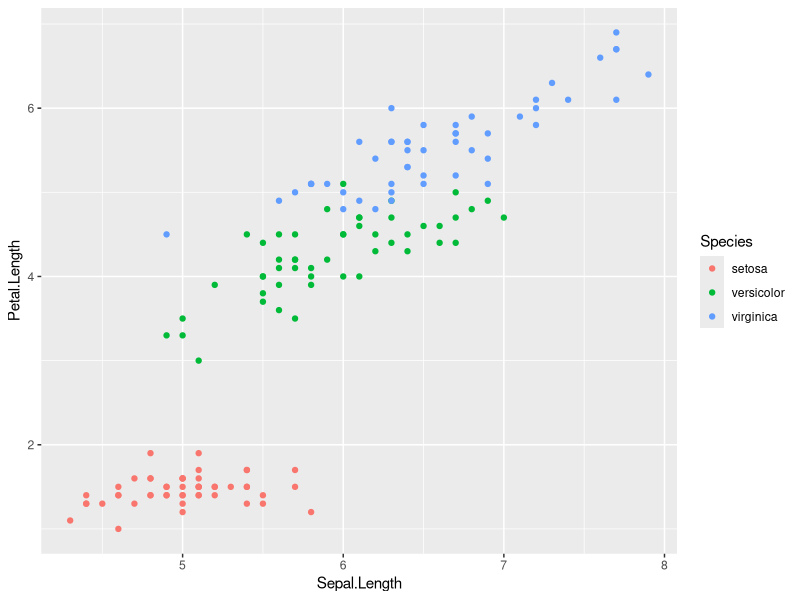
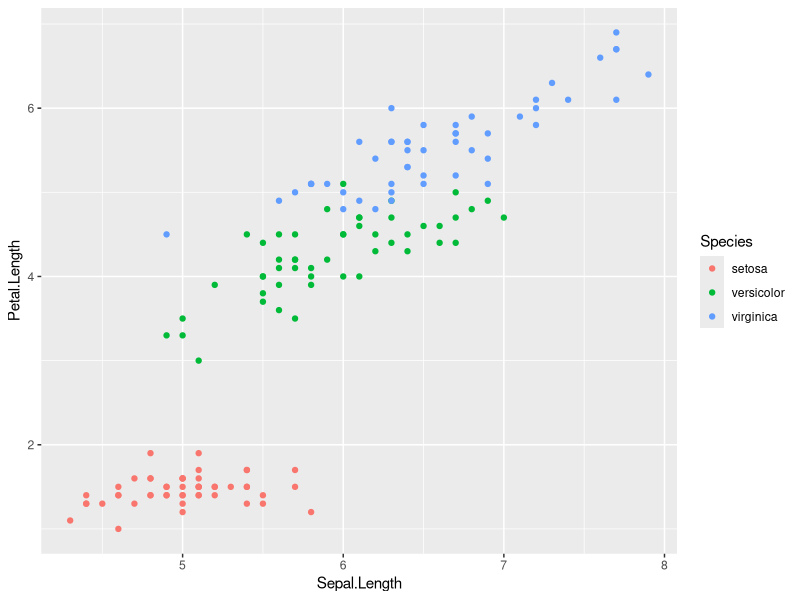
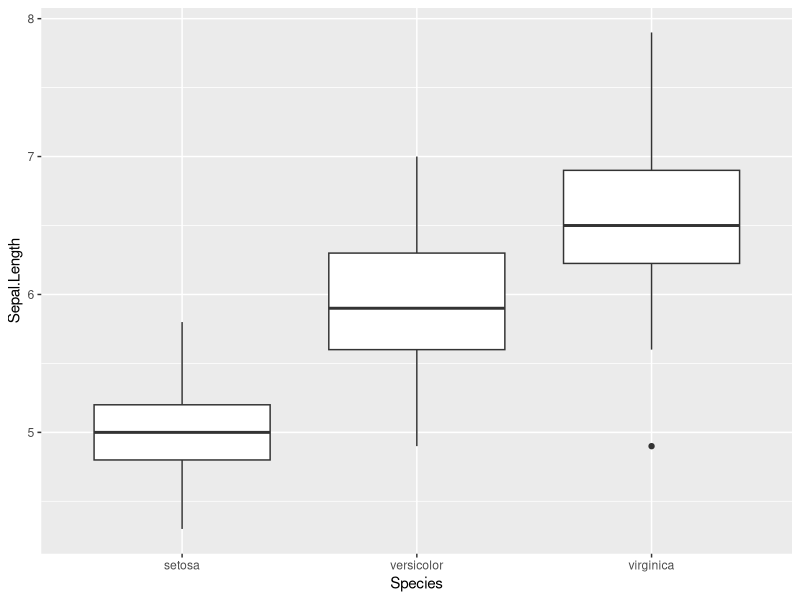
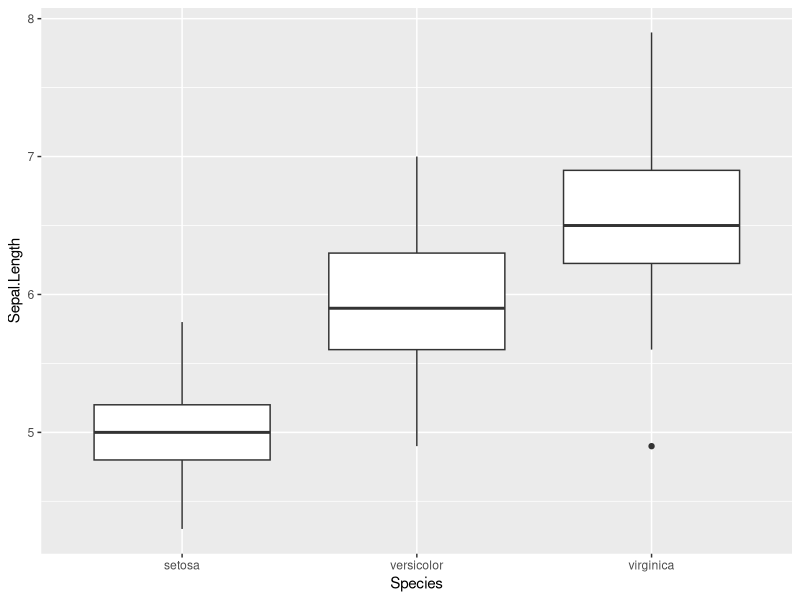
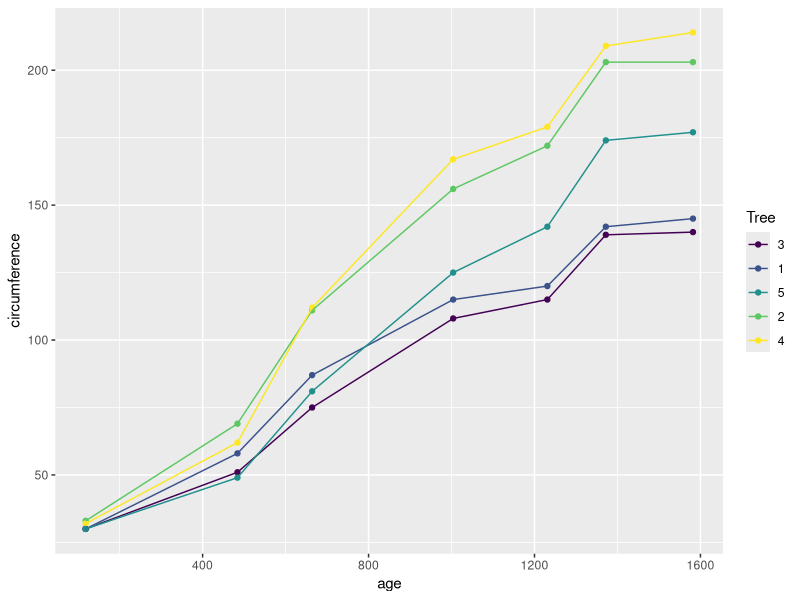
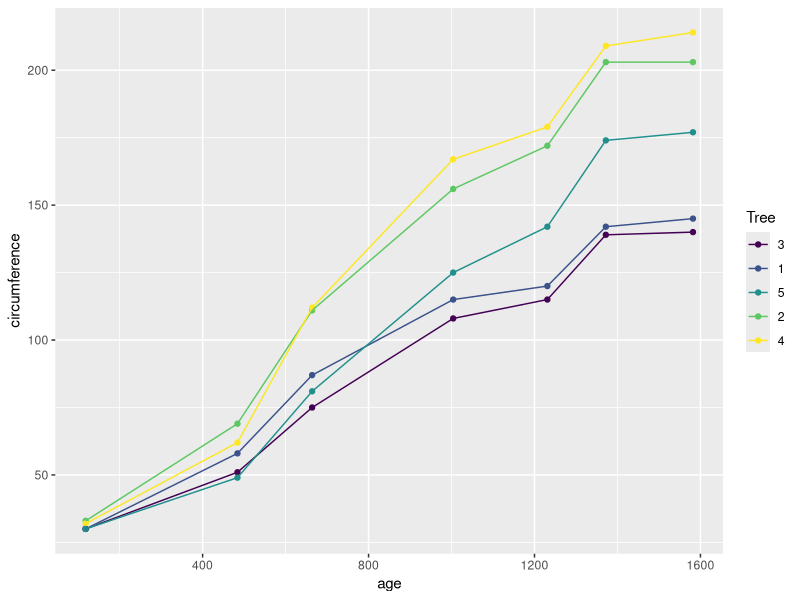
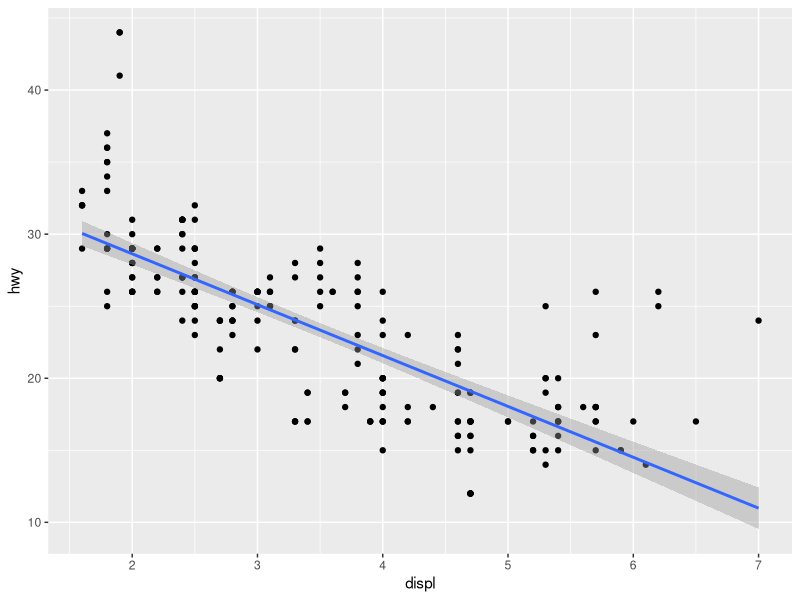
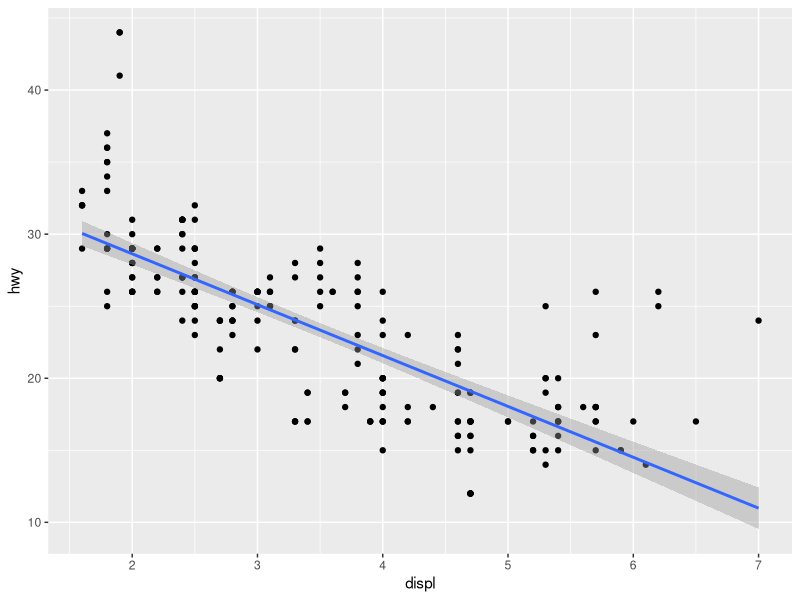

Generate these figures, in order, with R:
## ---- chunk 1
options(width=110)
library(knitr)
opts_chunk$set(comment=NA)
## ---- chunk 2
library(ggplot2)
qplot(Sepal.Length, Petal.Length, data=iris, color=Species)
ggplot(iris, aes(Sepal.Length, Petal.Length, color=Species)) +
    geom_point()
## ---- chunk 3
qplot(Species, Sepal.Length, data=iris, geom="boxplot")
ggplot(iris, aes(Species, Sepal.Length)) + geom_boxplot()
## ---- chunk 4
qplot(age, circumference, data=Orange, color=Tree, geom=c("point", "line"))
ggplot(Orange, aes(age, circumference, color=Tree)) + geom_point() + geom_line()
## ---- chunk 5
qplot(displ, hwy, data=mpg, geom=c("point", "smooth"), method="lm")
ggplot(mpg, aes(displ, hwy)) + geom_point() + geom_smooth(method="lm")
## ---- chunk 6
mpg$l100km <- 235 / mpg$hwy
qplot(factor(cyl), l100km, data=mpg, geom="boxplot")
ggplot(mpg, aes(factor(cyl), l100km)) + geom_boxplot()
## ---- chunk 7
qplot(displ, hwy, data=mpg, geom=c("jitter", "smooth"), method="lm")
ggplot(mpg, aes(displ, hwy)) + geom_jitter() + geom_smooth(method="lm")
